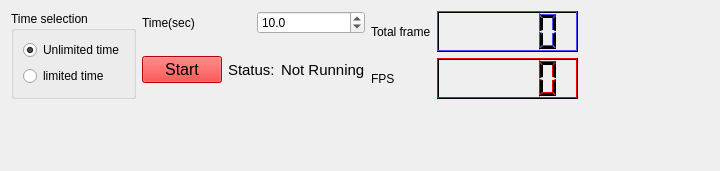
     <widget class="QWidget" name="tab_bench">
      <attribute name="title">
       <string>Bench</string>
      </attribute>
      <layout class="QGridLayout" name="gridLayout_3">
       <item row="0" column="0" rowspan="2">
        <widget class="QGroupBox" name="time_choice">
         <property name="sizePolicy">
          <sizepolicy hsizetype="Maximum" vsizetype="Preferred">
           <horstretch>0</horstretch>
           <verstretch>0</verstretch>
          </sizepolicy>
         </property>
         <property name="title">
          <string>Time selection</string>
         </property>
         <layout class="QGridLayout" name="gridLayout_4">
          <item row="0" column="0">
           <widget class="QRadioButton" name="unlimit_radio">
            <property name="text">
             <string>Unlimited time</string>
            </property>
            <property name="checked">
             <bool>true</bool>
            </property>
           </widget>
          </item>
          <item row="1" column="0">
           <widget class="QRadioButton" name="limit_radio">
            <property name="text">
             <string>limited time</string>
            </property>
           </widget>
          </item>
         </layout>
        </widget>
       </item>
       <item row="0" column="1">
        <layout class="QHBoxLayout" name="horizontalLayout">
         <item>
          <widget class="QLabel" name="label_3">
           <property name="text">
            <string>Time(sec)</string>
           </property>
          </widget>
         </item>
         <item>
          <widget class="QDoubleSpinBox" name="time_box">
           <property name="decimals">
            <number>1</number>
           </property>
           <property name="maximum">
            <double>1000.000000000000000</double>
           </property>
           <property name="singleStep">
            <double>5.000000000000000</double>
           </property>
           <property name="value">
            <double>10.000000000000000</double>
           </property>
          </widget>
         </item>
        </layout>
       </item>
       <item row="0" column="2" rowspan="2">
        <layout class="QVBoxLayout" name="verticalLayout">
         <item>
          <layout class="QHBoxLayout" name="horizontalLayout_13">
           <item>
            <widget class="QLabel" name="label_5">
             <property name="text">
              <string>Total frame</string>
             </property>
            </widget>
           </item>
           <item>
            <widget class="QLCDNumber" name="total_lcd">
             <property name="minimumSize">
              <size>
               <width>141</width>
               <height>41</height>
              </size>
             </property>
             <property name="palette">
              <palette>
               <active>
                <colorrole role="WindowText">
                 <brush brushstyle="SolidPattern">
                  <color alpha="255">
                   <red>0</red>
                   <green>0</green>
                   <blue>0</blue>
                  </color>
                 </brush>
                </colorrole>
                <colorrole role="Light">
                 <brush brushstyle="SolidPattern">
                  <color alpha="255">
                   <red>80</red>
                   <green>74</green>
                   <blue>255</blue>
                  </color>
                 </brush>
                </colorrole>
                <colorrole role="Dark">
                 <brush brushstyle="SolidPattern">
                  <color alpha="255">
                   <red>0</red>
                   <green>0</green>
                   <blue>0</blue>
                  </color>
                 </brush>
                </colorrole>
                <colorrole role="Text">
                 <brush brushstyle="SolidPattern">
                  <color alpha="255">
                   <red>0</red>
                   <green>0</green>
                   <blue>0</blue>
                  </color>
                 </brush>
                </colorrole>
                <colorrole role="ButtonText">
                 <brush brushstyle="SolidPattern">
                  <color alpha="255">
                   <red>0</red>
                   <green>0</green>
                   <blue>0</blue>
                  </color>
                 </brush>
                </colorrole>
               </active>
               <inactive>
                <colorrole role="WindowText">
                 <brush brushstyle="SolidPattern">
                  <color alpha="255">
                   <red>0</red>
                   <green>0</green>
                   <blue>0</blue>
                  </color>
                 </brush>
                </colorrole>
                <colorrole role="Light">
                 <brush brushstyle="SolidPattern">
                  <color alpha="255">
                   <red>80</red>
                   <green>74</green>
                   <blue>255</blue>
                  </color>
                 </brush>
                </colorrole>
                <colorrole role="Dark">
                 <brush brushstyle="SolidPattern">
                  <color alpha="255">
                   <red>0</red>
                   <green>0</green>
                   <blue>0</blue>
                  </color>
                 </brush>
                </colorrole>
                <colorrole role="Text">
                 <brush brushstyle="SolidPattern">
                  <color alpha="255">
                   <red>0</red>
                   <green>0</green>
                   <blue>0</blue>
                  </color>
                 </brush>
                </colorrole>
                <colorrole role="ButtonText">
                 <brush brushstyle="SolidPattern">
                  <color alpha="255">
                   <red>0</red>
                   <green>0</green>
                   <blue>0</blue>
                  </color>
                 </brush>
                </colorrole>
               </inactive>
               <disabled>
                <colorrole role="WindowText">
                 <brush brushstyle="SolidPattern">
                  <color alpha="255">
                   <red>0</red>
                   <green>0</green>
                   <blue>0</blue>
                  </color>
                 </brush>
                </colorrole>
                <colorrole role="Light">
                 <brush brushstyle="SolidPattern">
                  <color alpha="255">
                   <red>80</red>
                   <green>74</green>
                   <blue>255</blue>
                  </color>
                 </brush>
                </colorrole>
                <colorrole role="Dark">
                 <brush brushstyle="SolidPattern">
                  <color alpha="255">
                   <red>0</red>
                   <green>0</green>
                   <blue>0</blue>
                  </color>
                 </brush>
                </colorrole>
                <colorrole role="Text">
                 <brush brushstyle="SolidPattern">
                  <color alpha="255">
                   <red>0</red>
                   <green>0</green>
                   <blue>0</blue>
                  </color>
                 </brush>
                </colorrole>
                <colorrole role="ButtonText">
                 <brush brushstyle="SolidPattern">
                  <color alpha="255">
                   <red>0</red>
                   <green>0</green>
                   <blue>0</blue>
                  </color>
                 </brush>
                </colorrole>
               </disabled>
              </palette>
             </property>
             <property name="font">
              <font>
               <pointsize>20</pointsize>
              </font>
             </property>
            </widget>
           </item>
          </layout>
         </item>
         <item>
          <layout class="QHBoxLayout" name="horizontalLayout_14">
           <item>
            <widget class="QLabel" name="label_4">
             <property name="text">
              <string>FPS</string>
             </property>
            </widget>
           </item>
           <item>
            <widget class="QLCDNumber" name="fps_lcd">
             <property name="minimumSize">
              <size>
               <width>141</width>
               <height>41</height>
              </size>
             </property>
             <property name="palette">
              <palette>
               <active>
                <colorrole role="WindowText">
                 <brush brushstyle="SolidPattern">
                  <color alpha="255">
                   <red>0</red>
                   <green>0</green>
                   <blue>0</blue>
                  </color>
                 </brush>
                </colorrole>
                <colorrole role="Light">
                 <brush brushstyle="SolidPattern">
                  <color alpha="255">
                   <red>255</red>
                   <green>0</green>
                   <blue>0</blue>
                  </color>
                 </brush>
                </colorrole>
                <colorrole role="Dark">
                 <brush brushstyle="SolidPattern">
                  <color alpha="255">
                   <red>0</red>
                   <green>0</green>
                   <blue>0</blue>
                  </color>
                 </brush>
                </colorrole>
                <colorrole role="ButtonText">
                 <brush brushstyle="SolidPattern">
                  <color alpha="255">
                   <red>0</red>
                   <green>0</green>
                   <blue>0</blue>
                  </color>
                 </brush>
                </colorrole>
               </active>
               <inactive>
                <colorrole role="WindowText">
                 <brush brushstyle="SolidPattern">
                  <color alpha="255">
                   <red>0</red>
                   <green>0</green>
                   <blue>0</blue>
                  </color>
                 </brush>
                </colorrole>
                <colorrole role="Light">
                 <brush brushstyle="SolidPattern">
                  <color alpha="255">
                   <red>255</red>
                   <green>0</green>
                   <blue>0</blue>
                  </color>
                 </brush>
                </colorrole>
                <colorrole role="Dark">
                 <brush brushstyle="SolidPattern">
                  <color alpha="255">
                   <red>0</red>
                   <green>0</green>
                   <blue>0</blue>
                  </color>
                 </brush>
                </colorrole>
                <colorrole role="ButtonText">
                 <brush brushstyle="SolidPattern">
                  <color alpha="255">
                   <red>0</red>
                   <green>0</green>
                   <blue>0</blue>
                  </color>
                 </brush>
                </colorrole>
               </inactive>
               <disabled>
                <colorrole role="WindowText">
                 <brush brushstyle="SolidPattern">
                  <color alpha="255">
                   <red>0</red>
                   <green>0</green>
                   <blue>0</blue>
                  </color>
                 </brush>
                </colorrole>
                <colorrole role="Light">
                 <brush brushstyle="SolidPattern">
                  <color alpha="255">
                   <red>255</red>
                   <green>0</green>
                   <blue>0</blue>
                  </color>
                 </brush>
                </colorrole>
                <colorrole role="Dark">
                 <brush brushstyle="SolidPattern">
                  <color alpha="255">
                   <red>0</red>
                   <green>0</green>
                   <blue>0</blue>
                  </color>
                 </brush>
                </colorrole>
                <colorrole role="ButtonText">
                 <brush brushstyle="SolidPattern">
                  <color alpha="255">
                   <red>0</red>
                   <green>0</green>
                   <blue>0</blue>
                  </color>
                 </brush>
                </colorrole>
               </disabled>
              </palette>
             </property>
             <property name="font">
              <font>
               <pointsize>20</pointsize>
              </font>
             </property>
            </widget>
           </item>
          </layout>
         </item>
        </layout>
       </item>
       <item row="0" column="3">
        <spacer name="horizontalSpacer_6">
         <property name="orientation">
          <enum>Qt::Horizontal</enum>
         </property>
         <property name="sizeHint" stdset="0">
          <size>
           <width>131</width>
           <height>20</height>
          </size>
         </property>
        </spacer>
       </item>
       <item row="1" column="1">
        <layout class="QHBoxLayout" name="horizontalLayout_10">
         <item>
          <widget class="QPushButton" name="bench_button">
           <property name="sizePolicy">
            <sizepolicy hsizetype="Fixed" vsizetype="Fixed">
             <horstretch>0</horstretch>
             <verstretch>0</verstretch>
            </sizepolicy>
           </property>
           <property name="palette">
            <palette>
             <active>
              <colorrole role="WindowText">
               <brush brushstyle="SolidPattern">
                <color alpha="255">
                 <red>0</red>
                 <green>0</green>
                 <blue>0</blue>
                </color>
               </brush>
              </colorrole>
              <colorrole role="Button">
               <brush brushstyle="SolidPattern">
                <color alpha="255">
                 <red>104</red>
                 <green>255</green>
                 <blue>40</blue>
                </color>
               </brush>
              </colorrole>
              <colorrole role="Light">
               <brush brushstyle="SolidPattern">
                <color alpha="255">
                 <red>194</red>
                 <green>255</green>
                 <blue>168</blue>
                </color>
               </brush>
              </colorrole>
              <colorrole role="Midlight">
               <brush brushstyle="SolidPattern">
                <color alpha="255">
                 <red>149</red>
                 <green>255</green>
                 <blue>104</blue>
                </color>
               </brush>
              </colorrole>
              <colorrole role="Dark">
               <brush brushstyle="SolidPattern">
                <color alpha="255">
                 <red>52</red>
                 <green>127</green>
                 <blue>20</blue>
                </color>
               </brush>
              </colorrole>
              <colorrole role="Mid">
               <brush brushstyle="SolidPattern">
                <color alpha="255">
                 <red>69</red>
                 <green>170</green>
                 <blue>26</blue>
                </color>
               </brush>
              </colorrole>
              <colorrole role="Text">
               <brush brushstyle="SolidPattern">
                <color alpha="255">
                 <red>0</red>
                 <green>0</green>
                 <blue>0</blue>
                </color>
               </brush>
              </colorrole>
              <colorrole role="BrightText">
               <brush brushstyle="SolidPattern">
                <color alpha="255">
                 <red>255</red>
                 <green>255</green>
                 <blue>255</blue>
                </color>
               </brush>
              </colorrole>
              <colorrole role="ButtonText">
               <brush brushstyle="SolidPattern">
                <color alpha="255">
                 <red>0</red>
                 <green>0</green>
                 <blue>0</blue>
                </color>
               </brush>
              </colorrole>
              <colorrole role="Base">
               <brush brushstyle="SolidPattern">
                <color alpha="255">
                 <red>255</red>
                 <green>255</green>
                 <blue>255</blue>
                </color>
               </brush>
              </colorrole>
              <colorrole role="Window">
               <brush brushstyle="SolidPattern">
                <color alpha="255">
                 <red>104</red>
                 <green>255</green>
                 <blue>40</blue>
                </color>
               </brush>
              </colorrole>
              <colorrole role="Shadow">
               <brush brushstyle="SolidPattern">
                <color alpha="255">
                 <red>0</red>
                 <green>0</green>
                 <blue>0</blue>
                </color>
               </brush>
              </colorrole>
              <colorrole role="AlternateBase">
               <brush brushstyle="SolidPattern">
                <color alpha="255">
                 <red>179</red>
                 <green>255</green>
                 <blue>147</blue>
                </color>
               </brush>
              </colorrole>
              <colorrole role="ToolTipBase">
               <brush brushstyle="SolidPattern">
                <color alpha="255">
                 <red>255</red>
                 <green>255</green>
                 <blue>220</blue>
                </color>
               </brush>
              </colorrole>
              <colorrole role="ToolTipText">
               <brush brushstyle="SolidPattern">
                <color alpha="255">
                 <red>0</red>
                 <green>0</green>
                 <blue>0</blue>
                </color>
               </brush>
              </colorrole>
             </active>
             <inactive>
              <colorrole role="WindowText">
               <brush brushstyle="SolidPattern">
                <color alpha="255">
                 <red>0</red>
                 <green>0</green>
                 <blue>0</blue>
                </color>
               </brush>
              </colorrole>
              <colorrole role="Button">
               <brush brushstyle="SolidPattern">
                <color alpha="255">
                 <red>104</red>
                 <green>255</green>
                 <blue>40</blue>
                </color>
               </brush>
              </colorrole>
              <colorrole role="Light">
               <brush brushstyle="SolidPattern">
                <color alpha="255">
                 <red>194</red>
                 <green>255</green>
                 <blue>168</blue>
                </color>
               </brush>
              </colorrole>
              <colorrole role="Midlight">
               <brush brushstyle="SolidPattern">
                <color alpha="255">
                 <red>149</red>
                 <green>255</green>
                 <blue>104</blue>
                </color>
               </brush>
              </colorrole>
              <colorrole role="Dark">
               <brush brushstyle="SolidPattern">
                <color alpha="255">
                 <red>52</red>
                 <green>127</green>
                 <blue>20</blue>
                </color>
               </brush>
              </colorrole>
              <colorrole role="Mid">
               <brush brushstyle="SolidPattern">
                <color alpha="255">
                 <red>69</red>
                 <green>170</green>
                 <blue>26</blue>
                </color>
               </brush>
              </colorrole>
              <colorrole role="Text">
               <brush brushstyle="SolidPattern">
                <color alpha="255">
                 <red>0</red>
                 <green>0</green>
                 <blue>0</blue>
                </color>
               </brush>
              </colorrole>
              <colorrole role="BrightText">
               <brush brushstyle="SolidPattern">
                <color alpha="255">
                 <red>255</red>
                 <green>255</green>
                 <blue>255</blue>
                </color>
               </brush>
              </colorrole>
              <colorrole role="ButtonText">
               <brush brushstyle="SolidPattern">
                <color alpha="255">
                 <red>0</red>
                 <green>0</green>
                 <blue>0</blue>
                </color>
               </brush>
              </colorrole>
              <colorrole role="Base">
               <brush brushstyle="SolidPattern">
                <color alpha="255">
                 <red>255</red>
                 <green>255</green>
                 <blue>255</blue>
                </color>
               </brush>
              </colorrole>
              <colorrole role="Window">
               <brush brushstyle="SolidPattern">
                <color alpha="255">
                 <red>104</red>
                 <green>255</green>
                 <blue>40</blue>
                </color>
               </brush>
              </colorrole>
              <colorrole role="Shadow">
               <brush brushstyle="SolidPattern">
                <color alpha="255">
                 <red>0</red>
                 <green>0</green>
                 <blue>0</blue>
                </color>
               </brush>
              </colorrole>
              <colorrole role="AlternateBase">
               <brush brushstyle="SolidPattern">
                <color alpha="255">
                 <red>179</red>
                 <green>255</green>
                 <blue>147</blue>
                </color>
               </brush>
              </colorrole>
              <colorrole role="ToolTipBase">
               <brush brushstyle="SolidPattern">
                <color alpha="255">
                 <red>255</red>
                 <green>255</green>
                 <blue>220</blue>
                </color>
               </brush>
              </colorrole>
              <colorrole role="ToolTipText">
               <brush brushstyle="SolidPattern">
                <color alpha="255">
                 <red>0</red>
                 <green>0</green>
                 <blue>0</blue>
                </color>
               </brush>
              </colorrole>
             </inactive>
             <disabled>
              <colorrole role="WindowText">
               <brush brushstyle="SolidPattern">
                <color alpha="255">
                 <red>52</red>
                 <green>127</green>
                 <blue>20</blue>
                </color>
               </brush>
              </colorrole>
              <colorrole role="Button">
               <brush brushstyle="SolidPattern">
                <color alpha="255">
                 <red>104</red>
                 <green>255</green>
                 <blue>40</blue>
                </color>
               </brush>
              </colorrole>
              <colorrole role="Light">
               <brush brushstyle="SolidPattern">
                <color alpha="255">
                 <red>194</red>
                 <green>255</green>
                 <blue>168</blue>
                </color>
               </brush>
              </colorrole>
              <colorrole role="Midlight">
               <brush brushstyle="SolidPattern">
                <color alpha="255">
                 <red>149</red>
                 <green>255</green>
                 <blue>104</blue>
                </color>
               </brush>
              </colorrole>
              <colorrole role="Dark">
               <brush brushstyle="SolidPattern">
                <color alpha="255">
                 <red>52</red>
                 <green>127</green>
                 <blue>20</blue>
                </color>
               </brush>
              </colorrole>
              <colorrole role="Mid">
               <brush brushstyle="SolidPattern">
                <color alpha="255">
                 <red>69</red>
                 <green>170</green>
                 <blue>26</blue>
                </color>
               </brush>
              </colorrole>
              <colorrole role="Text">
               <brush brushstyle="SolidPattern">
                <color alpha="255">
                 <red>52</red>
                 <green>127</green>
                 <blue>20</blue>
                </color>
               </brush>
              </colorrole>
              <colorrole role="BrightText">
               <brush brushstyle="SolidPattern">
                <color alpha="255">
                 <red>255</red>
                 <green>255</green>
                 <blue>255</blue>
                </color>
               </brush>
              </colorrole>
              <colorrole role="ButtonText">
               <brush brushstyle="SolidPattern">
                <color alpha="255">
                 <red>52</red>
                 <green>127</green>
                 <blue>20</blue>
                </color>
               </brush>
              </colorrole>
              <colorrole role="Base">
               <brush brushstyle="SolidPattern">
                <color alpha="255">
                 <red>104</red>
                 <green>255</green>
                 <blue>40</blue>
                </color>
               </brush>
              </colorrole>
              <colorrole role="Window">
               <brush brushstyle="SolidPattern">
                <color alpha="255">
                 <red>104</red>
                 <green>255</green>
                 <blue>40</blue>
                </color>
               </brush>
              </colorrole>
              <colorrole role="Shadow">
               <brush brushstyle="SolidPattern">
                <color alpha="255">
                 <red>0</red>
                 <green>0</green>
                 <blue>0</blue>
                </color>
               </brush>
              </colorrole>
              <colorrole role="AlternateBase">
               <brush brushstyle="SolidPattern">
                <color alpha="255">
                 <red>104</red>
                 <green>255</green>
                 <blue>40</blue>
                </color>
               </brush>
              </colorrole>
              <colorrole role="ToolTipBase">
               <brush brushstyle="SolidPattern">
                <color alpha="255">
                 <red>255</red>
                 <green>255</green>
                 <blue>220</blue>
                </color>
               </brush>
              </colorrole>
              <colorrole role="ToolTipText">
               <brush brushstyle="SolidPattern">
                <color alpha="255">
                 <red>0</red>
                 <green>0</green>
                 <blue>0</blue>
                </color>
               </brush>
              </colorrole>
             </disabled>
            </palette>
           </property>
           <property name="font">
            <font>
             <pointsize>12</pointsize>
            </font>
           </property>
           <property name="styleSheet">
            <string notr="true">background:red</string>
           </property>
           <property name="text">
            <string>Start</string>
           </property>
          </widget>
         </item>
         <item>
          <layout class="QHBoxLayout" name="horizontalLayout_2">
           <item>
            <widget class="QLabel" name="label">
             <property name="font">
              <font>
               <pointsize>11</pointsize>
              </font>
             </property>
             <property name="text">
              <string>Status:</string>
             </property>
            </widget>
           </item>
           <item>
            <widget class="QLabel" name="status_label">
             <property name="font">
              <font>
               <pointsize>11</pointsize>
              </font>
             </property>
             <property name="text">
              <string>Not Running</string>
             </property>
            </widget>
           </item>
          </layout>
         </item>
        </layout>
       </item>
       <item row="2" column="1">
        <spacer name="verticalSpacer_4">
         <property name="orientation">
          <enum>Qt::Vertical</enum>
         </property>
         <property name="sizeHint" stdset="0">
          <size>
           <width>20</width>
           <height>61</height>
          </size>
         </property>
        </spacer>
       </item>
      </layout>
     </widget>
